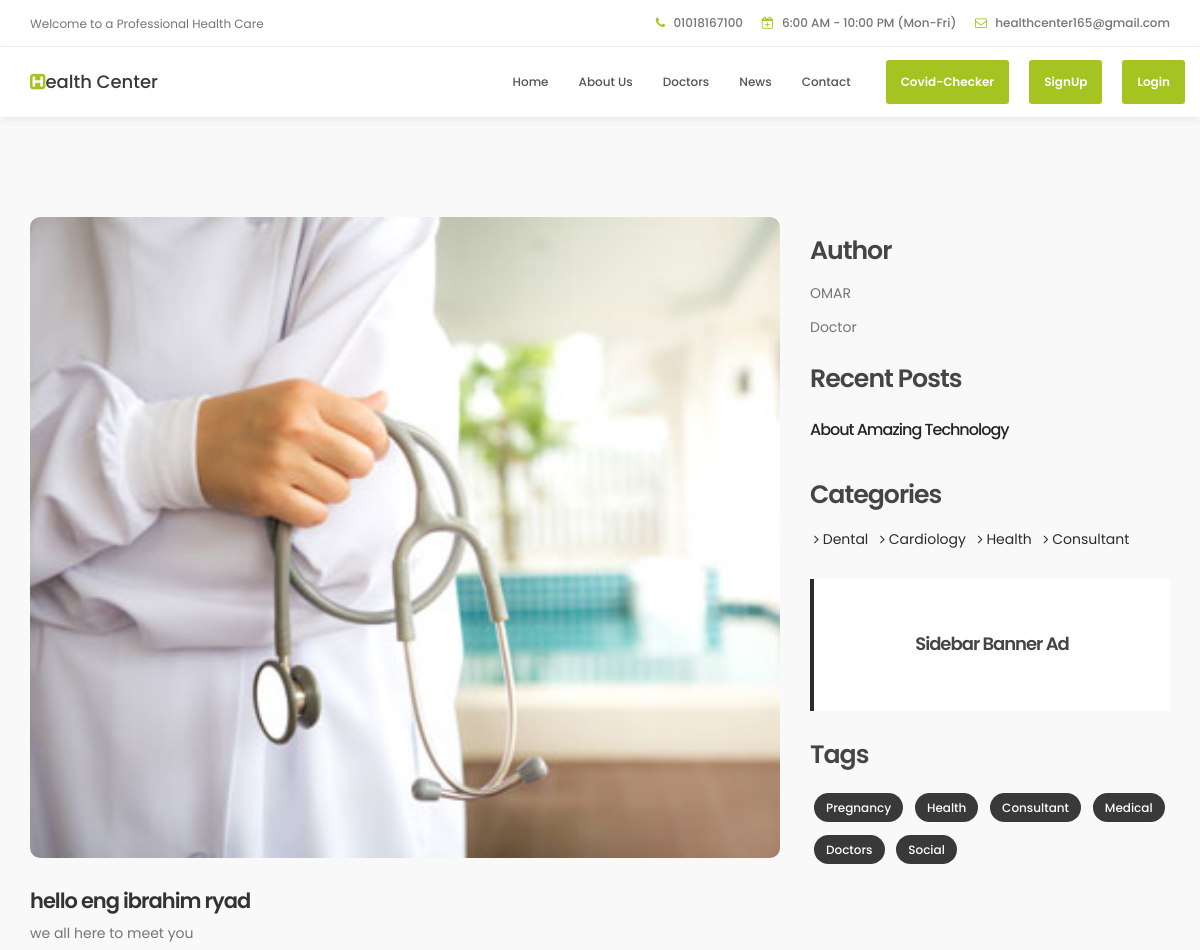
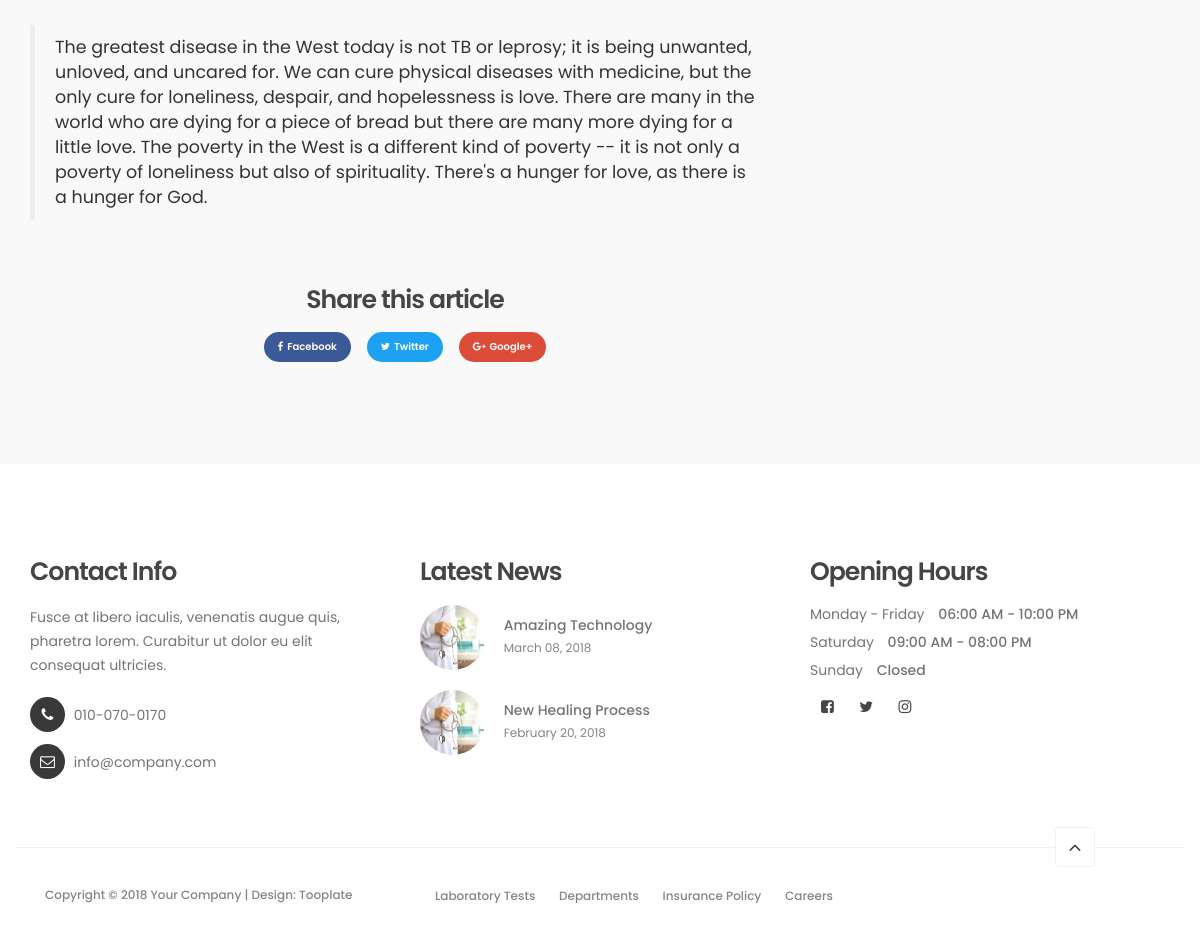
Screenshot of /news/18/ with the database file from the repository (2 pictures, top to bottom).
### newsapp/models.py (models this page shows, shortened)
class News(models.Model):
    title = models.CharField(max_length=100)
    body = models.TextField()
    pic = models.ImageField(default='news-image.jpg')
    newsdate = models.DateField(auto_now_add=True, null=True, blank=True)
    docname = models.ForeignKey(
        Doctor, on_delete=models.CASCADE, null=True, blank=True)

### doctors/models.py (models this page shows, shortened)
class Doctor(models.Model):
    username = models.ForeignKey(
        User,
        on_delete=models.CASCADE
    )
    name = models.CharField(max_length=255)
    birth_date = models.DateField()
    address = models.CharField(max_length=255)
    title = models.CharField(max_length=150)
    linkedin = models.URLField(blank=True, null=True)
    phone = models.CharField(max_length=12)
    DEPARTMENTS = [
        ('General Health', 'General Health'),
        ('Cardiology', 'Cardiology'),
        ('Dental', 'Dental'),
        ('Medical Research', 'Medical Research')
    ]
    department = models.CharField(max_length=150, choices=DEPARTMENTS)
    doc_pic = models.ImageField(default=None)

### newsapp/views.py (the view)
# urls.py: path('<int:pk>/', NewDetailView.as_view(), name='new_detail'),
class NewDetailView(DetailView):
    model = News
    template_name = 'newsapp/new_detail.html'

### newsapp/templates/newsapp/new_detail.html (shortened to what this page needs)
{% extends 'base.html' %}
{% block content %}
<section id="news-detail" data-stellar-background-ratio="0.5">
    <div class="container">
        <div class="row">
            <div class="col-md-8 col-sm-7">
                <div class="news-detail-thumb">
                    <div class="news-image">
                        <img src="{{ object.pic.url }}" class="img-responsive" alt="">
                    </div>
                    <h3>{{ object.title }}</h3>
                    <p>{{ object.body }}</p>
                    <blockquote>The greatest disease in the West today is not TB or leprosy; it is being unwanted,
                        unloved, and uncared for. We can cure physical diseases with medicine, but the only cure for
                        loneliness, despair, and hopelessness is love. There are many in the world who are dying for a
                        piece of bread but there are many more dying for a little love. The poverty in the West is a
                        different kind of poverty -- it is not only a poverty of loneliness but also of spirituality.
                        There's a hunger for love, as there is a hunger for God.</blockquote>
                    <div class="news-social-share">
                        <h4>Share this article</h4>
                        <a href="#" class="btn btn-primary"><i class="fa fa-facebook"></i>Facebook</a>
                        <a href="#" class="btn btn-success"><i class="fa fa-twitter"></i>Twitter</a>
                        <a href="#" class="btn btn-danger"><i class="fa fa-google-plus"></i>Google+</a>
                    </div>
                </div>
            </div>
            <div class="col-md-4 col-sm-5">
                <div class="news-sidebar">
                    <div class="news-author">
                        <h4>Author</h4>
                        <p>{{object.docname.name}}</p>
                        <p>{{object.docname.title}}</p>
                    </div>
                    <div class="recent-post">
                        <h4>Recent Posts</h4>
                        <div class="media">
                            <div class="media-body">
                                <h4 class="media-heading"><a href="#">About Amazing Technology</a></h4>
                            </div>
                        </div>
                    </div>
                    <div class="news-categories">
                        <h4>Categories</h4>
                        <li><a href="#"><i class="fa fa-angle-right"></i> Dental</a></li>
                        <li><a href="#"><i class="fa fa-angle-right"></i> Cardiology</a></li>
                        <li><a href="#"><i class="fa fa-angle-right"></i> Health</a></li>
                        <li><a href="#"><i class="fa fa-angle-right"></i> Consultant</a></li>
                    </div>
                    <div class="news-ads sidebar-ads">
                        <h4>Sidebar Banner Ad</h4>
                    </div>
                    <div class="news-tags">
                        <h4>Tags</h4>
                        <li><a href="#">Pregnancy</a></li>
                        <li><a href="#">Health</a></li>
                        <li><a href="#">Consultant</a></li>
                        <li><a href="#">Medical</a></li>
                        <li><a href="#">Doctors</a></li>
                        <li><a href="#">Social</a></li>
                    </div>
                </div>
            </div>
        </div>
    </div>
</section>
{% endblock content %}

### static/tooplate-style.css (style rules this page uses)
body { background: #ffffff; font-family: 'Poppins', sans-serif; overflow-x: hidden; }
h1, h2, h3, h4, h5, h6 { font-weight: 600; line-height: inherit; }
h1, h2, h3, h4 { letter-spacing: -1px; }
h3 { font-size: 1.8em; line-height: 1.2em; margin-bottom: 0; }
h4 { color: #454545; font-size: 1.8em; padding-bottom: 2px; }
p { color: #757575; font-size: 14px; font-weight: normal; line-height: 24px; }
html { -webkit-font-smoothing: antialiased; }
a { color: #252525; -webkit-transition: 0.5s; transition: 0.5s; text-decoration: none !important; }
#about, #team, #news, #news-detail { position: relative; padding-top: 100px; padding-bottom: 100px; }
#news, #news-detail { background: #f9f9f9; }
#news-detail blockquote { margin: 30px 0; }
.news-detail-thumb .news-image img { border-radius: 10px; }
.news-detail-thumb h3 { margin-bottom: 8px; }
.news-image { margin-bottom: 30px; position: relative; }
.news-image img { width: 100%; }
.news-sidebar { margin-top: 16px; }
.news-social-share { text-align: center; padding-top: 22px; }
.news-social-share .btn { border-radius: 100px; border: none; font-size: 10px; font-weight: 600; margin: 2px 6px; padding: 8px 14px; }
.news-social-share .btn-primary { background: #3b5998; }
.news-social-share .btn-success { background: #1da1f2; }
.news-social-share .btn-danger { background: #dd4b39; }
.news-social-share a .fa { padding-right: 4px; }
.recent-post { padding-top: 2px; padding-bottom: 18px; }
.recent-post .media-heading { font-size: 16px; font-weight: 500; line-height: inherit; margin-top: 5px; }
.news-categories { margin-top: 8px; }
.news-categories li a { color: #2b2b2b; }
.news-ads { background: #ffffff; border-right: 4px solid #2b2b2b; padding: 42px; text-align: center; margin: 26px 0 26px 0; }
.news-ads.sidebar-ads { border-left: 4px solid #2b2b2b; border-right: 0px; }
.news-ads h4 { font-size: 18px; }
.news-tags h4 { padding-bottom: 6px; }
.news-categories li, .news-tags li { list-style: none; display: inline-block; margin: 4px; }
.news-tags li a { background: #393939; border-radius: 50px; color: #ffffff; display: inline-block; font-size: 12px; font-weight: 500; text-decoration: none; float: left; min-width: 30px; padding: 6px 12px; -webkit-transition: all ease-in-out 0.4s; transition: all ease-in-out 0.4s; }
@media only screen and (max-width: 1200px) { h3 { font-size: 1.5em; } }

### rows the page displays
News: pic (picture), title "hello eng ibrahim ryad", body "we all here to meet you", docname.name "OMAR", docname "Doctor"
